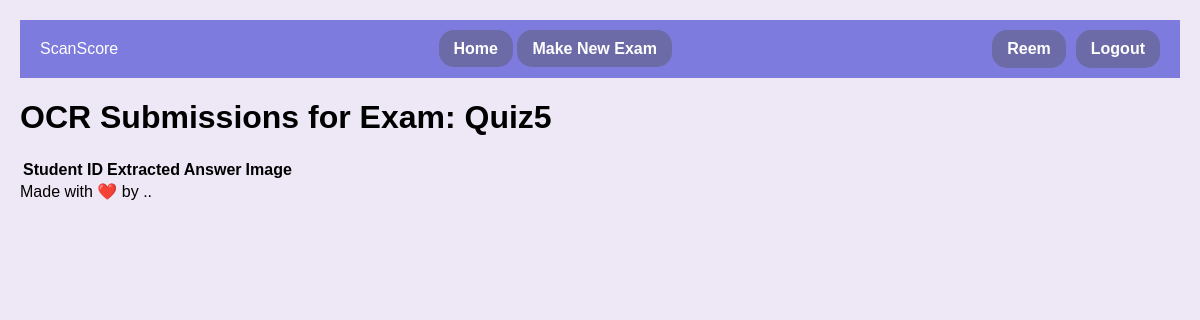
The page /teacher/exam/6/view_submissions_ocr/ (signed in) on the database as committed earlier.
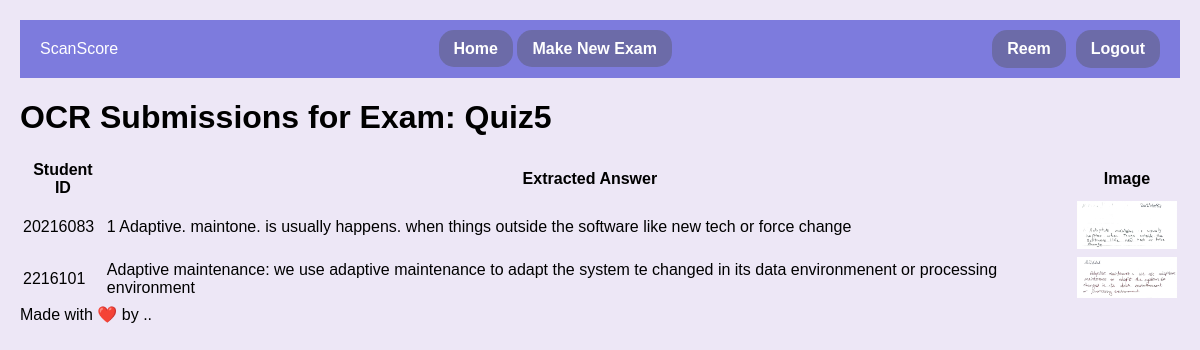
The same page on the database as committed later.
### myapp/models.py (models this page shows)
class User(AbstractUser):
    userType = models.CharField(max_length=10, choices=[('teacher', 'Teacher'), ('student', 'Student')])

class Exam(models.Model):
    name = models.CharField(max_length=100)
    teacher = models.ForeignKey(User, on_delete=models.CASCADE)
    question= models.TextField(max_length=10000)
    model_answer = models.TextField(max_length=10000)
    keywordsList = models.TextField(max_length=10000,null=True,blank=True)
    is_active = models.BooleanField(default=False)
    time_created = models.DateTimeField(auto_now_add=True)
    time_updated = models.DateTimeField(auto_now=True)

class ExamSubmissionOCR(models.Model):
    exam = models.ForeignKey(Exam, on_delete=models.CASCADE, related_name='ocr_submissions')
    teacher = models.ForeignKey(User, on_delete=models.CASCADE, related_name='ocr_submissions')
    student_id = models.CharField(max_length=20)
    image = models.ImageField(upload_to='ocr_images/')
    extracted_text = models.TextField(blank=True, null=True)
    score = models.IntegerField(default=0)
    is_graded = models.BooleanField(default=False)
    time_created = models.DateTimeField(auto_now_add=True)

### myapp/views.py (the view)
# urls.py: path('teacher/exam/<int:exam_id>/view_submissions_ocr/', views.view_submissions_ocr, name='view_submissions_ocr'),
@login_required
def view_submissions_ocr(request, exam_id):
    exam = get_object_or_404(Exam, pk=exam_id)
    submissions = ExamSubmissionOCR.objects.filter(exam=exam)
    return render(request, 'myapp/teacher/view_submissions_ocr.html', {
        'exam': exam,
        'submissions': submissions
    })

### templates/myapp/teacher/view_submissions_ocr.html
{% extends "myapp/teacher/teacher-base.html" %}
{% block content %}
<div class="container">
    <h1>OCR Submissions for Exam: {{ exam.name }}</h1>
    <table class="table">
        <thead>
            <tr>
                <th>Student ID</th>
                <th>Extracted Answer</th>
                <th>Image</th>
            </tr>
        </thead>
        <tbody>
            {% for submission in submissions %}
            <tr>
                <td>{{ submission.student_id }}</td>
                <td>{{ submission.extracted_text }}</td>
                <td>
                    <img src="{{ submission.image.url }}" alt="Student Submission" style="max-width: 100px; max-height: 100px;">
                </td>
            </tr>
            {% endfor %}
        </tbody>
    </table>
</div>
{% endblock %}

### templates/myapp/teacher/teacher-base.html (shortened to what this page needs)
<!DOCTYPE html>
<html lang="en">
<head>
</head>
<body>
  <header>
    <div class="navbar">
        <div>ScanScore</div>
        <div>
          <a href="{% url 'teacher_dashboard' %}">Home</a>
          <a href="{% url 'create_exam' %}">Make New Exam</a>
        </div>
        <div class="user-info">
          <a href="{% url 'view_profile_teacher' %}" class="user-info">
              <div>{{ user.first_name }}</div>
          </a>
          <a href="{% url 'logout' %}" class="logout-button">Logout</a>
      </div>
</header>
    <main>
        {% block content %}
        {% endblock %}
    </main>
    <footer>
        Made with ❤️ by ..
    </footer>
</body>
</html>

### templates/myapp/teacher/teacher-base.html (style rules this page uses)
body { font-family: 'Arial', sans-serif; background-color: #EDE7F6; margin: 0; padding: 20px; }
.navbar { background-color: #7D7BDD; color: white; padding: 10px 20px; display: flex; justify-content: space-between; align-items: center; }
.navbar a { color: white; text-decoration: none; padding: 10px 15px; border-radius: 15px; background-color: #6c6ba8; font-weight: bold; }
.user-info { display: flex; align-items: center; }
.logout-button { margin-left: 10px; }

Rows that differ between the two databases and show on the page:
added ExamSubmissionOCR: student_id "20216083", extracted_text "1 Adaptive. maintone. is usually happens. when things outside the software like new tech or force change", image (picture)
added ExamSubmissionOCR: student_id "2216101", extracted_text "Adaptive maintenance: we use adaptive maintenance to adapt the system te changed in its data environmenent or processing environment", image (picture)
